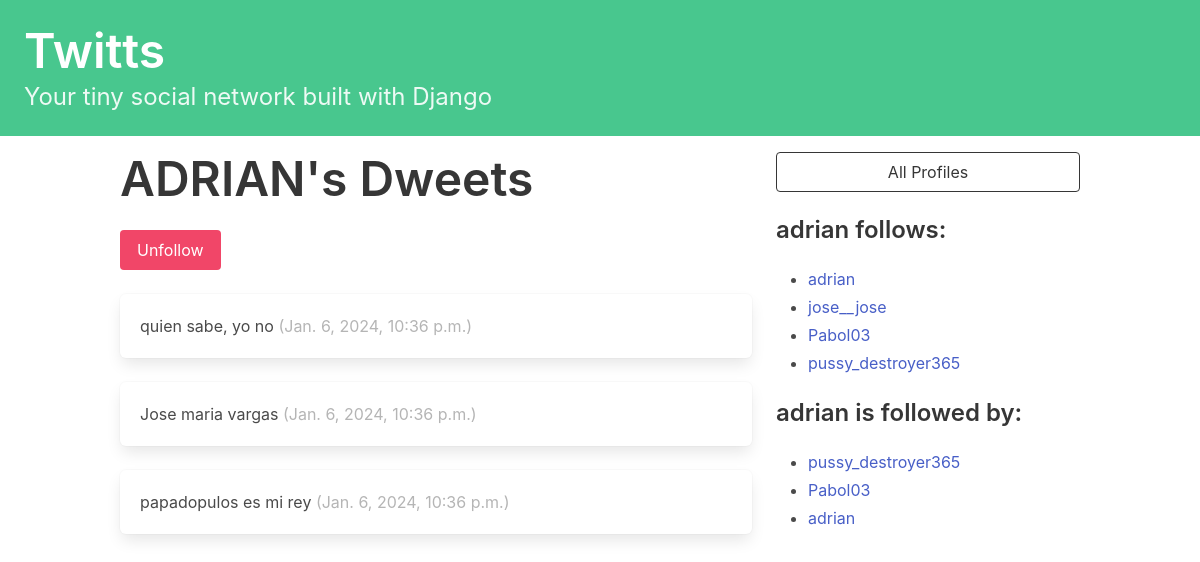
The app's page /profile/1 (signed in), older data.
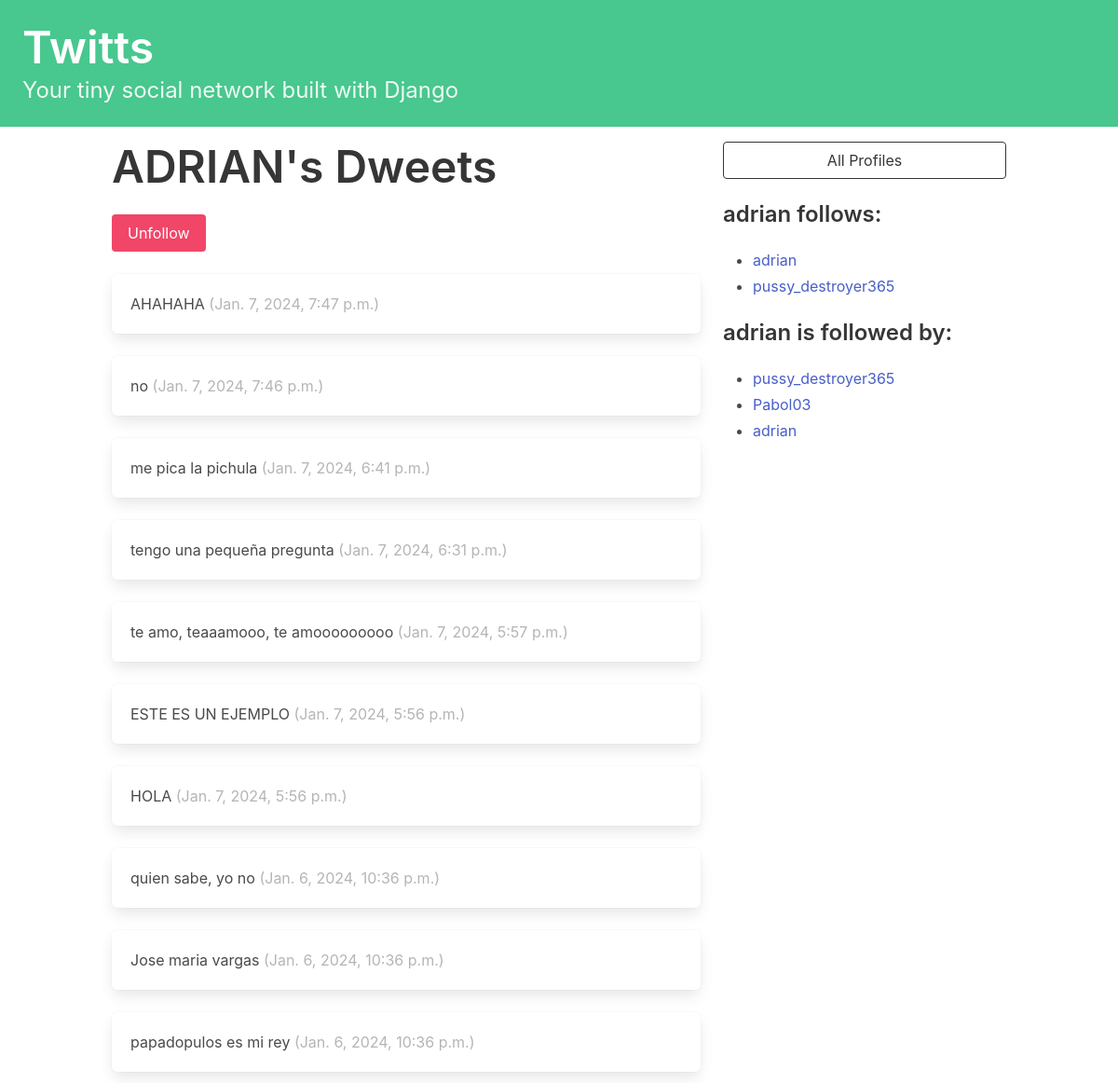
The same page, newer data.
### Twitts/models.py (models this page shows, shortened)
class Profile(models.Model):
    user = models.OneToOneField(User, on_delete=models.CASCADE)
    follows = models.ManyToManyField("self", related_name="followed_by", symmetrical=False, blank=True)
    def __str__(self):
        return self.user.username

class Twitts(models.Model):
    user = models.ForeignKey(User, related_name="twitts", on_delete=models.DO_NOTHING)
    body = models.CharField(max_length=150)
    publish = models.DateTimeField(auto_now_add=True)
    class Meta:
        ordering = ['-publish']

### Twitts/views.py (the view, shortened to what this page needs)
# urls.py: path('profile/<int:pk>', detail_profile, name="profile"),
def detail_profile(request, pk):
    if not hasattr(request.user, 'profile'):
        missing_profile = Profile(user=request.user)
        missing_profile.save()
    profile = Profile.objects.get(pk=pk)
    return render(request, 'twitts/profile_detail.html', {'profile':profile})

### Twitts/templates/twitts/profile_detail.html (shortened to what this page needs)
{% extends "base.html" %}
{% block content %}
<div class="column">
    <div class="block">
    <h1 class="title is-1">
            {{profile.user.username|upper}}'s Dweets
    </h1>
    <form method="POST">
        <div class="buttons has-addons">
        {% if profile in user.profile.follows.all %}
            <button class="button is-danger" name="follow" value="unfollow">Unfollow</button>
        {% else %}
            <button class="button is-success" name="follow" value="follow">Follow</button>
        {% endif %}
        </div>
    </form>
    </div>
    <div class="content">
        {% for twitts in profile.user.twitts.all %}
        <div class="box">
            {{ twitts.body }}
            <span class="is-small has-text-grey-light">
                ({{ twitts.publish }})
            </span>
        </div>
        {% endfor %}
    </div>
</div>
<div class="column is-one-third">
    <div class="block">
        <a href="{% url "twitts:list" %}">
            <button class="button is-dark is-outlined is-fullwidth">
                All Profiles
            </button>
        </a>
    </div>
    <div class="block">
        <h3 class="title is-4">
            {{profile.user.username}} follows:
        </h3>
        <div class="content">
            <ul>
            {% for profile in profile.follows.all %}
                <li>
                    <a href="{% url "twitts:profile" profile.pk %}">
                        {{ profile }}
                    </a>
                </li>
            {% endfor %}
            </ul>
        </div>
    </div>
    <div class="block">
        <h3 class="title is-4">
            {{profile.user.username}} is followed by:
        </h3>
        <div class="content">
            <ul>
            {% for profile in profile.followed_by.all %}
                <li>
                    <a href="{% url "twitts:profile" profile.pk %}">
                        {{ profile }}
                    </a>
                </li>
            {% endfor %}
            </ul>
        </div>
    </div>
</div>
{% endblock content %}

### Twitts/templates/base.html (shortened to what this page needs)
<!DOCTYPE html>
<html lang="en">
<head>
    <link rel="stylesheet"
    href="https://cdn.jsdelivr.net/npm/bulma@0.9.3/css/bulma.min.css">
</head>
<body>
    <a href="{% url "twitts:home" %}">
    <section class="hero is-small is-success mb-4">
        <div class="hero-body">
            <h1 class="title is-1">Twitts</h1>
            <p class="subtitle is-4">Your tiny social network built with Django</p>
        </div>
    </section>
    </a>
    <div class="container">
        <div class="columns">
            {% block content %}
            {% endblock content %}
        </div>
    </div>
</body>
</html>

Row changes from the older to the newer data that the page shows:
no longer on this page (row unchanged): Profile: user.username "jose__jose", shown under "adrian follows:"
no longer on one of the page's lists (row unchanged): Profile: user.username "Pabol03"
added Twitts: body "AHAHAHA", publish "Jan. 7, 2024, 7:47 p.m."
added Twitts: body "no", publish "Jan. 7, 2024, 7:46 p.m."
added Twitts: body "me pica la pichula", publish "Jan. 7, 2024, 6:41 p.m."
added Twitts: body "tengo una pequeña pregunta", publish "Jan. 7, 2024, 6:31 p.m."
added Twitts: body "te amo, teaaamooo, te amooooooooo", publish "Jan. 7, 2024, 5:57 p.m."
added Twitts: body "ESTE ES UN EJEMPLO", publish "Jan. 7, 2024, 5:56 p.m."
added Twitts: body "HOLA", publish "Jan. 7, 2024, 5:56 p.m."
